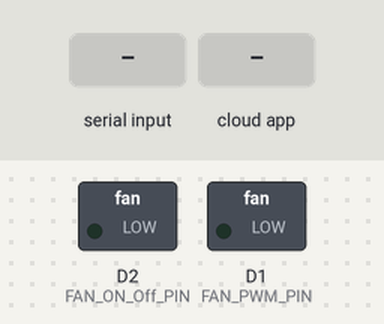
This sketch was run on a simulated ESP8266 (NodeMCU). On the bench: switched loads named in the sketch (green lamp = pin HIGH). Inputs (shaded band) come from the test bench. WiFi joins after 1.5 s; servers stay silent unless stated; the Firebase database answers and starts empty; what the sketch prints to the serial monitor is not drawn.

Above: at 2.7 s.
2.8 s: "80" received over Serial
At 5.2 s:
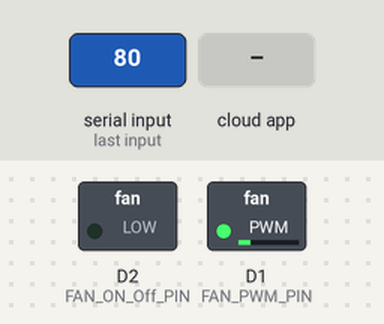
7.8 s: the phone or cloud app sets PowerOn to 1
At 18.1 s:
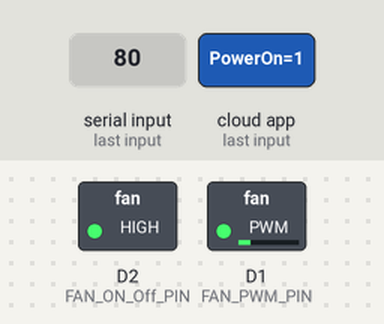
Timing chart, 0 to 19.6 s (numbered marks = the images above; inputs shaded):
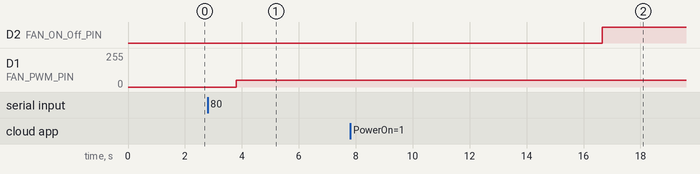

The sketch:

main.ino
```cpp
#include <ESP8266WiFi.h>
#include <Firebase_ESP_Client.h>
#include <addons/TokenHelper.h>
#include <addons/RTDBHelper.h>
#define WIFI_SSID ""
#define WIFI_PASSWORD ""
#define API_KEY ""
#define DATABASE_URL "https://dbname.firebaseio.com"  //<databaseName>.firebaseio.com or <databaseName>.<region>.firebasedatabase.app
#define USER_EMAIL ""
#define USER_PASSWORD ""
// Define Firebase Data object
FirebaseData fbdo;

FirebaseAuth auth;
FirebaseConfig config;

unsigned long sendDataPrevMillis = 0;
bool debugPer = true;                //set flag to true if you want all the debug to the serial console
String myHostname = "FAN-CTL-MSTR";  //the name of the client name in the router
#define FAN_PWM_PIN D1               // PWM pin connected to the fan's PWM control wire
#define FAN_ON_Off_PIN D2            // control wire on the relay to turn on or off the FAN

int MaxVal = 255;  //FAN Support max Max Value of
String Speed = "0";
String NewSpeed;
String RestartNeed = "0";
String Power = "0";

boolean isValidNumber(String str);  //Just to check if the char that enterd its a a valid number
void WriteFanVal(String Val);       //change the pwm aignal )in my case its blue,last pin)
int intPres(int pres);              //Calucate from the presntage the value for the fan load

boolean isValidNumber(String str) {
  for (byte i = 0; i < str.length(); i++) {
    if (isDigit(str.charAt(i))) return true;
  }
  return false;
}

void WriteFanVal(String Val) {
  int iVal;
  if (isValidNumber(Val)) {
    iVal = Val.toInt();
    if (iVal >= 0 && iVal <= 100) {
      if (debugPer) {

        Serial.print("Setting Load: ");
        Serial.print(iVal);
        Serial.print("!");
        analogWrite(FAN_PWM_PIN, intPres(iVal));
      }
    } else {
      if (debugPer) {
        Serial.print("myVal: ");
        Serial.print(iVal);
        Serial.println(" too high");
      }
    }
  }
}

int intPres(int pres) {
  int PWN_Presentage;
  PWN_Presentage = (MaxVal * pres) / 100;
  return PWN_Presentage;
}


void setup() {
  pinMode(FAN_ON_Off_PIN, OUTPUT);
  Serial.begin(115200);
  WiFi.hostname(myHostname.c_str());
  WiFi.begin(WIFI_SSID, WIFI_PASSWORD);

  Serial.print("Connecting to Wi-Fi");
  unsigned long ms = millis();
  while (WiFi.status() != WL_CONNECTED) {
    Serial.print(".");
    delay(300);
  }
  Serial.println();
  Serial.print("Connected with IP: ");
  Serial.println(WiFi.localIP());
  Serial.println();

  Serial.printf("Firebase Client v%s\n\n", FIREBASE_CLIENT_VERSION);

  /* Assign the api key (required) */
  config.api_key = API_KEY;

  /* Assign the user sign in credentials */
  auth.user.email = USER_EMAIL;
  auth.user.password = USER_PASSWORD;

  /* Assign the RTDB URL (required) */
  config.database_url = DATABASE_URL;

  /* Assign the callback function for the long running token generation task */
  config.token_status_callback = tokenStatusCallback;  // see addons/TokenHelper.h
  Firebase.reconnectNetwork(true);

  // Since v4.4.x, BearSSL engine was used, the SSL buffer need to be set.
  // Large data transmission may require larger RX buffer, otherwise connection issue or data read time out can be occurred.
  fbdo.setBSSLBufferSize(4096 /* Rx buffer size in bytes from 512 - 16384 */, 1024 /* Tx buffer size in bytes from 512 - 16384 */);

  // Limit the size of response payload to be collected in FirebaseData
  fbdo.setResponseSize(2048);

  Firebase.begin(&config, &auth);
  Firebase.setDoubleDigits(5);

  config.timeout.serverResponse = 10 * 1000;
}

void loop() {
  if (Serial.available() > 0) {
    String input = Serial.readString();  // Read the input from Serial monitor
    input.trim();                        // Remove any leading/trailing whitespace

    if (input == "debug") {
      debugPer = true;  // Set the flag
      Serial.println("Flag is set! to debug on");
    } else if (input == "getip") {
      Serial.println(WiFi.localIP());
    } else if (input == "help") {
      Serial.println("Use debug or getip");
    } else if (input == "firebase") {
      Serial.println(Firebase.ready());
    } else if (input == "80") {
       WriteFanVal("80");
    }
  }
  if (Firebase.ready() && (millis() - sendDataPrevMillis > 15000 || sendDataPrevMillis == 0)) {
    sendDataPrevMillis = millis();
    Power = Firebase.RTDB.getString(&fbdo, F("/PowerOn")) ? fbdo.to<const char *>() : fbdo.errorReason().c_str();  //Need to add PowerOnTheFan
    if (Power == "1") {
      digitalWrite(FAN_ON_Off_PIN, HIGH);
    } else {
      digitalWrite(FAN_ON_Off_PIN, LOW);
    }

    NewSpeed = Firebase.RTDB.getString(&fbdo, F("/Speed")) ? fbdo.to<const char *>() : fbdo.errorReason().c_str();
    if (Speed != NewSpeed) { Speed = NewSpeed; WriteFanVal(Speed); }
    RestartNeed = Firebase.RTDB.getString(&fbdo, F("/Restart")) ? fbdo.to<const char *>() : fbdo.errorReason().c_str();
    if (RestartNeed == "1") {
    Serial.printf("Restart %s\n", Firebase.RTDB.setString(&fbdo, F("/Restart"), F("0")) ? "ok" : fbdo.errorReason().c_str());
    delay(2000);
        ESP.restart();
      }
    Serial.printf("Get Speed... %s\n", Speed);
    Serial.println();
  }
}
```

Measured:
- after the input at 2.8 s, D1 (FAN_PWM_PIN): 0/255 → 50/255 after 1.0 s
- after the input at 7.8 s, D2 (FAN_ON_Off_PIN): LOW → HIGH after 8.9 s
